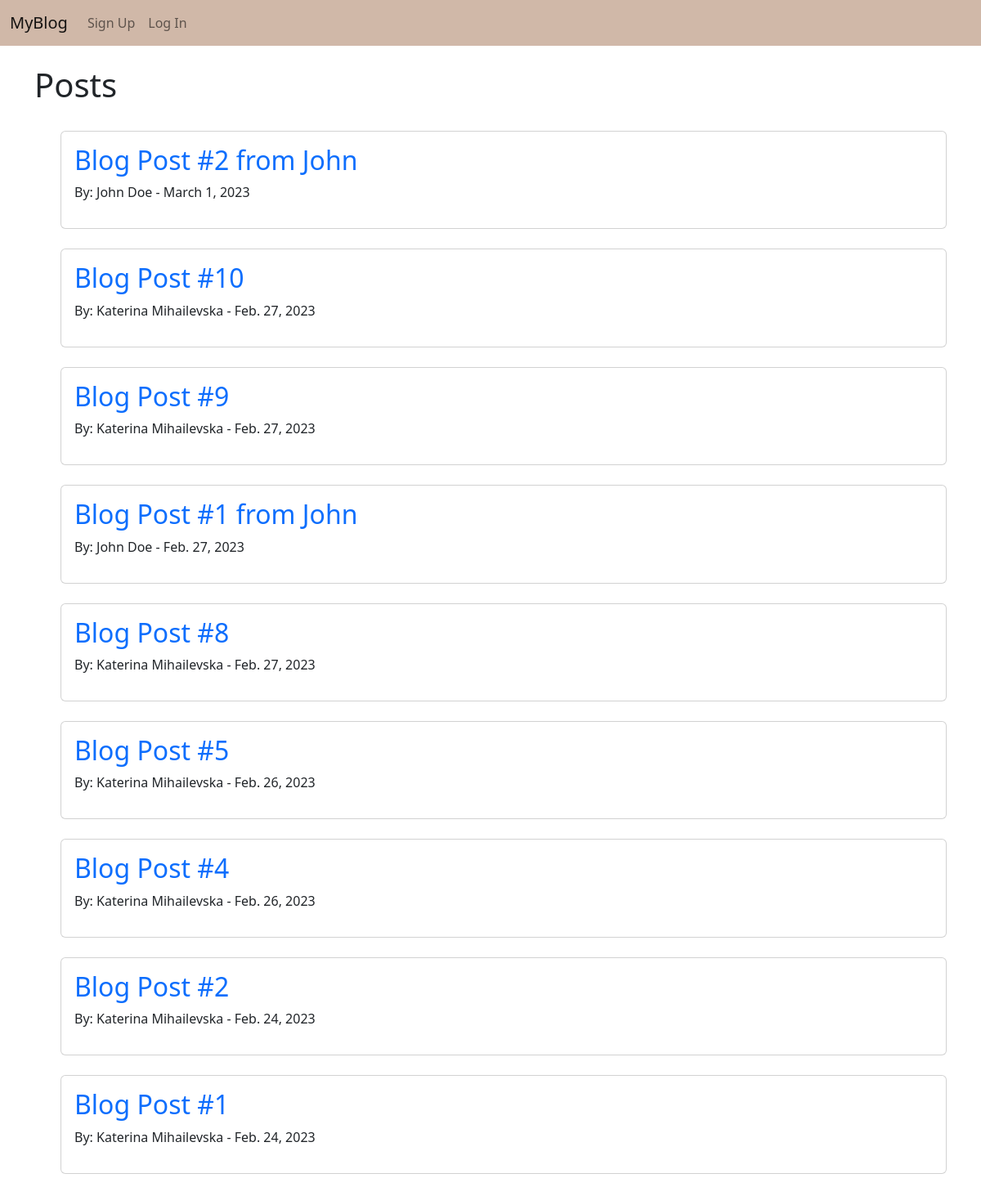
The page / on the database its author committed.
### main/models.py (models this page shows, shortened)
class Posts(models.Model):
    title = models.CharField(
        max_length=255,
    )
    author = models.ForeignKey(User, on_delete=models.CASCADE)
    body = RichTextField(blank=True, null=True)
    created = models.DateField(auto_now_add=True)

### main/views.py (the view)
# urls.py: path("", HomeView.as_view(), name="home"),
class HomeView(ListView):
    model = Posts
    template_name = "home.html"
    ordering = ["-created"]

### main/templates/home.html (shortened to what this page needs)
{% extends 'base.html' %} {% block content %}
<br>
<h1>Posts</h1>
<br>
<ul style="list-style: none;">
  {% for post in object_list %}
  <div class="card">
    <div class="card-body">
      <li>
      <h2>
        <a style="text-decoration: none;" href="{% url 'single_post' post.pk %}">{{post.title}}</a>
      </h2>
      <p>
      By: {{post.author.first_name}} {{post.author.last_name}} -
      {{post.created}}
      </p>
      </li>
    </div>
  </div>
  <br>
  {% endfor %}
</ul>
{% endblock content %}

### main/templates/base.html (shortened to what this page needs)
<!DOCTYPE html>
<!DOCTYPE html>
<html lang="en">
  <head>
    <link
      href="https://cdn.jsdelivr.net/npm/bootstrap@5.2.1/dist/css/bootstrap.min.css"
      rel="stylesheet"
    />
  </head>
  <body>
    <header>
      <nav class="navbar navbar-expand-lg" style="background-color: #d0b8a8">
        <div class="container-fluid">
          <a class="navbar-brand" href="{% url 'home' %}">MyBlog</a>
          <div class="collapse navbar-collapse" id="navbarNav">
            <ul class="navbar-nav">
              {% if user.is_authenticated %}
              <li class="nav-item">
                <a
                  class="nav-link active"
                  aria-current="page"
                  href="{% url 'add_post' %}"
                >
                  Add Post
                </a>
              </li>
              <li class="nav-item">
                <a class="nav-link" href="{% url 'edit_profile' %}">Edit Profile</a>
              </li>
              <li class="nav-item">
                <a class="nav-link" href="{% url 'logout' %}">Log Out</a>
              </li>
              {% else %}
              <li class="nav-item">
                <a class="nav-link" href="{% url 'sign-up' %}">Sign Up</a>
              </li>
              <li class="nav-item">
                <a class="nav-link" href="{% url 'login' %}">Log In</a>
              </li>
              {% endif %}
            </ul>
          </div>
        </div>
      </nav>
    </header>
    <main>
      <div class="container">
        {% block content %}
        {% endblock content %}
      </div>
    </main>
  </body>
</html>

### rows shown on the page
Posts: title "Blog Post #2 from John", author.first_name "John", author.last_name "Doe", created "March 1, 2023"
Posts: title "Blog Post #10", author.first_name "Katerina", author.last_name "Mihailevska", created "Feb. 27, 2023"
Posts: title "Blog Post #9", author.first_name "Katerina", author.last_name "Mihailevska", created "Feb. 27, 2023"
Posts: title "Blog Post #1 from John", author.first_name "John", author.last_name "Doe", created "Feb. 27, 2023"
Posts: title "Blog Post #8", author.first_name "Katerina", author.last_name "Mihailevska", created "Feb. 27, 2023"
Posts: title "Blog Post #5", author.first_name "Katerina", author.last_name "Mihailevska", created "Feb. 26, 2023"
Posts: title "Blog Post #4", author.first_name "Katerina", author.last_name "Mihailevska", created "Feb. 26, 2023"
Posts: title "Blog Post #2", author.first_name "Katerina", author.last_name "Mihailevska", created "Feb. 24, 2023"
Posts: title "Blog Post #1", author.first_name "Katerina", author.last_name "Mihailevska", created "Feb. 24, 2023"
